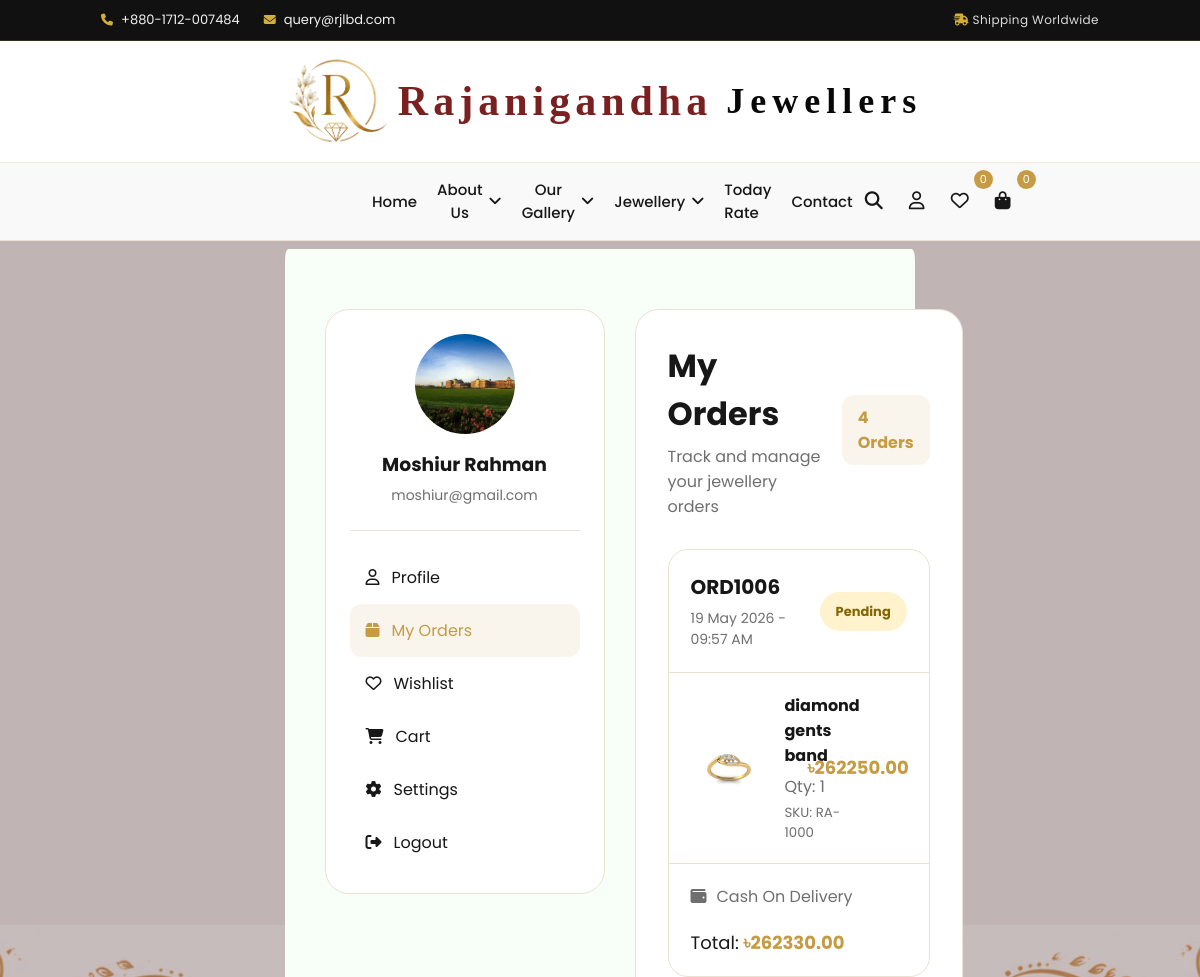
Before: /profile/orders/ (signed in, upper part) with the older database file.
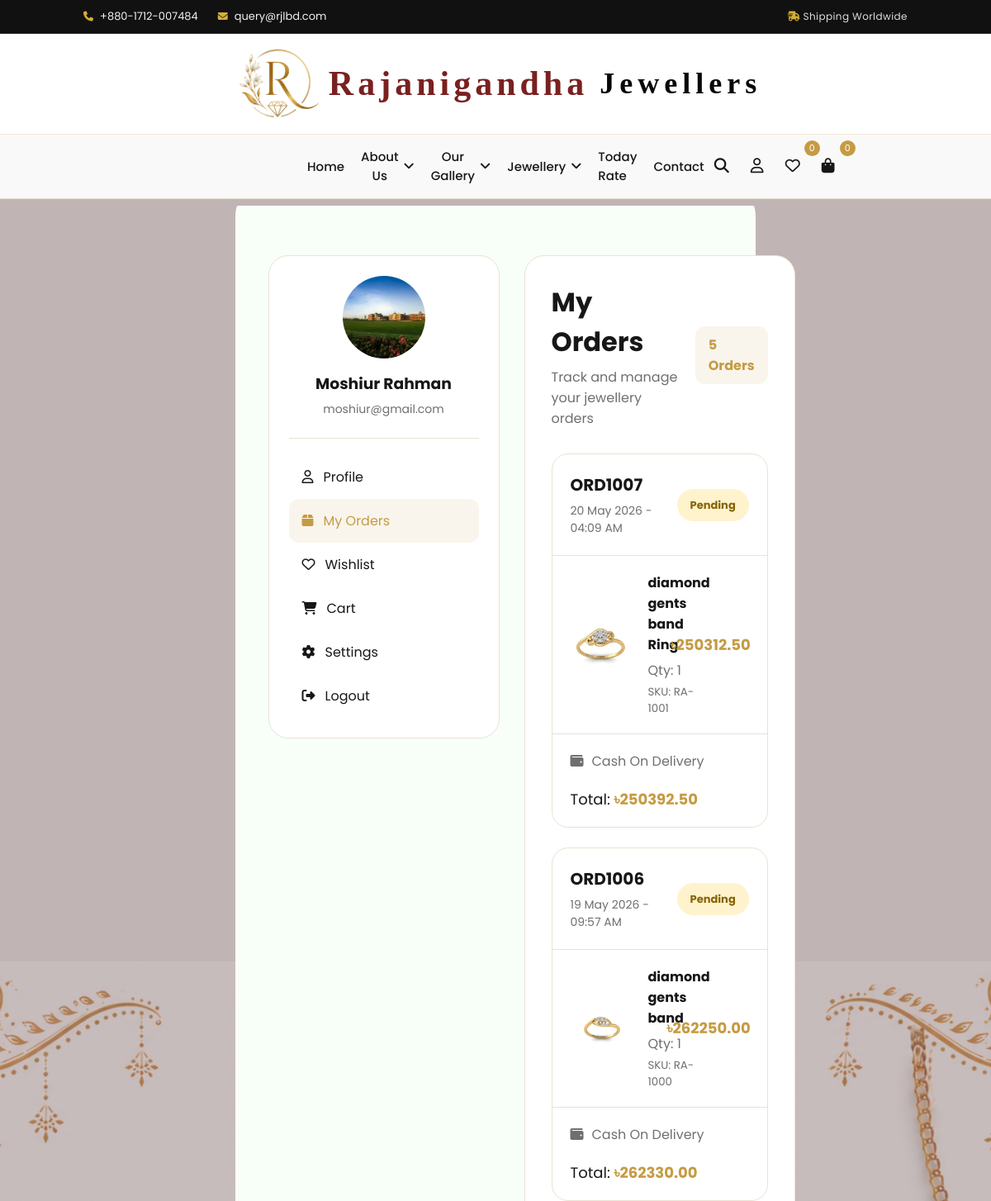
After: the same page with the newer database file.
### apps/pages/models.py (models this page shows, shortened)
class Order(models.Model):
    ORDER_STATUS = (
        (1, "Pending"),
        (2, "Confirmed"),
        (3, "Processing"),
        (4, "Shipped"),
        (5, "Delivered"),
        (6, "Cancelled"),
    )
    PAYMENT_METHODS = (
        (1, "Cash On Delivery"),
        (2, "bKash"),
        (3, "Nagad"),
        (4, "Card"),
    )
    user = models.ForeignKey(
        settings.AUTH_USER_MODEL,
        on_delete=models.CASCADE,
        related_name="orders"
    )
    order_id = models.CharField(
        max_length=50,
        unique=True,
        blank=True
    )
    full_name = models.CharField(max_length=150)
    phone = models.CharField(max_length=20)
    email = models.EmailField(blank=True)
    city = models.CharField(max_length=100)
    area = models.CharField(max_length=100)
    zip_code = models.CharField(max_length=20, blank=True)
    address = models.TextField()
    delivery_note = models.TextField(blank=True)
    payment_method = models.PositiveIntegerField(
        choices=PAYMENT_METHODS,
        default=1
    )
    subtotal = models.DecimalField(max_digits=12, decimal_places=2, default=0)
    delivery_charge = models.DecimalField(max_digits=12, decimal_places=2, default=0)
    discount_amount = models.DecimalField(max_digits=12, decimal_places=2, default=0)
    total_amount = models.DecimalField(max_digits=12, decimal_places=2, default=0)
    status = models.PositiveIntegerField(
        choices=ORDER_STATUS,
        default=1
    )
    is_paid = models.BooleanField(default=False)
    created_at = models.DateTimeField(auto_now_add=True)
    updated_at = models.DateTimeField(auto_now=True)
    class Meta:
        ordering = ["-id"]

class OrderItem(models.Model):
    order = models.ForeignKey(
        Order,
        on_delete=models.CASCADE,
        related_name="items"
    )
    product = models.ForeignKey(
        Product,
        on_delete=models.CASCADE,
        related_name="order_items"
    )
    product_name = models.CharField(max_length=255)
    product_sku = models.CharField(
        max_length=100,
        blank=True
    )
    product_image = models.ImageField(
        upload_to="orders/products/",
        blank=True,
        null=True
    )
    quantity = models.PositiveIntegerField(default=1)
    weight = models.DecimalField(
        max_digits=10,
        decimal_places=2,
        default=0
    )
    price = models.DecimalField(
        max_digits=12,
        decimal_places=2,
        default=0
    )
    total_price = models.DecimalField(
        max_digits=12,
        decimal_places=2,
        default=0
    )
    created_at = models.DateTimeField(auto_now_add=True)
    class Meta:
        ordering = ["-id"]

### apps/pages/views.py (the view)
# urls.py: path("profile/orders/", views.order_view, name="orders"),
@login_required
def order_view(request):
    if request.user.user_type != 2:
        return redirect("dashboard:home")
    orders = Order.objects.prefetch_related("items").filter(
        user=request.user
    ).order_by("-id")
    return render(request, "pages/order.html", {
        "orders": orders
    })

### apps/pages/context_processors.py (called while the page is built)
def nav_item(request):
    menues = Menue.objects.filter(is_visible=True).prefetch_related(
        Prefetch(
            "categories",
            queryset=Category.objects.filter(is_visible=True).order_by("order"),
            to_attr="visible_categories"
        )
    )
    return {
        "menues": menues,
    }

def cart_context(request):
    cart_count = 0
    if request.user.is_authenticated:
        cart_count = Cart.objects.filter(
            user=request.user
        ).aggregate(
            total=Sum("quantity")
        )["total"] or 0
    return {
        "cart_count": cart_count,
    }

def wishlist_context(request):
    wishlist_count = 0
    if request.user.is_authenticated:
        wishlist_count = Wishlist.objects.filter(
            user=request.user
        ).count()
    return {
        "wishlist_count": wishlist_count,
    }

### apps/pages/templates/pages/order.html (shortened to what the changed rows need)
{% extends 'base/base.html' %}
{% load static %}
{% block content %}
<div class = "cart_border">
<section class="profile-section">
    <div class="profile-wrapper">
        <div class="profile-content">
            <div class="profile-card">
                <div class="profile-card-header order-header">
                    <div>
                        <h2>My Orders</h2>
                        <p>
                        </p>
                    </div>
                    <div class="order-count">
                        {{ orders.count }} Orders
                    </div>
                </div>
                {% if orders %}
                    <div class="orders-wrapper">
                        {% for order in orders %}
                        <div class="order-card">
                            <div class="order-top">
                                <div>
                                    <div class="order-id">
                                        {{ order.order_id }}
                                    </div>
                                    <div class="order-date">
                                        {{ order.created_at|date:"d M Y - h:i A" }}
                                    </div>
                                </div>
                                <div>
                                    {% if order.status == 1 %}
                                        <span class="status pending">
                                            Pending
                                        </span>
                                    {% elif order.status == 2 %}
                                        <span class="status confirmed">
                                            Confirmed
                                        </span>
                                    {% elif order.status == 3 %}
                                        <span class="status processing">
                                            Processing
                                        </span>
                                    {% elif order.status == 4 %}
                                        <span class="status shipped">
                                            Shipped
                                        </span>
                                    {% elif order.status == 5 %}
                                        <span class="status delivered">
                                            Delivered
                                        </span>
                                    {% elif order.status == 6 %}
                                        <span class="status cancelled">
                                            Cancelled
                                        </span>
                                    {% endif %}
                                </div>
                            </div>
                            <div class="order-items">
                                {% for item in order.items.all %}
                                <div class="order-item">
                                    <div class="order-product">
                                        {% if item.product_image %}
                                            <img
                                                src="{{ item.product_image.url }}"
                                                alt="{{ item.product_name }}"
                                            >
                                        {% endif %}
                                        <div>
                                            <h4>
                                                {{ item.product_name }}
                                            </h4>
                                            <span>
                                                Qty: {{ item.quantity }}
                                            </span>
                                            <small>
                                                SKU: {{ item.product_sku }}
                                            </small>
                                        </div>
                                    </div>
                                    <div class="item-price">
                                        ৳{{ item.total_price }}
                                    </div>
                                </div>
                                {% endfor %}
                            </div>
                            <div class="order-footer">
                                <div class="payment-method">
                                    <i class="fa-solid fa-wallet"></i>
                                    {{ order.get_payment_method_display }}
                                </div>
                                <div class="order-total">
                                    Total:
                                    <strong>
                                        ৳{{ order.total_amount }}
                                    </strong>
                                </div>
                            </div>
                        </div>
                        {% endfor %}
                    </div>
                {% endif %}
            </div>
        </div>
    </div>
</section>
</div>
{% endblock %}

Changed rows visible on the page:
added Order: order_id "ORD1007", created_at "20 May 2026 - 04:09 AM", status "Pending", payment_method "Cash On Delivery", total_amount "250392.50"
added OrderItem: product_image (picture), product_name "diamond gents band Ring", quantity "1", product_sku "RA-1001", total_price "250312.50", shown under "ORD1007"
Other visible differences:
{{ orders.count }}: "4" → "5"
